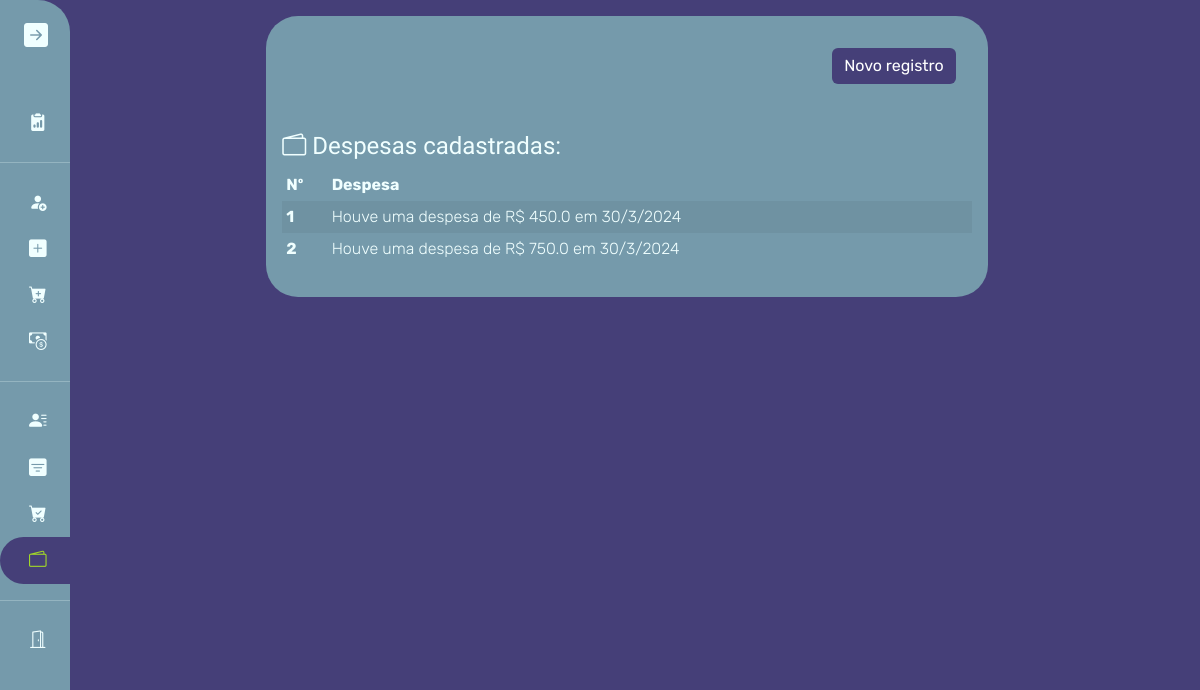
Before: /visualizar-despesas/ (signed in) with the older database file.
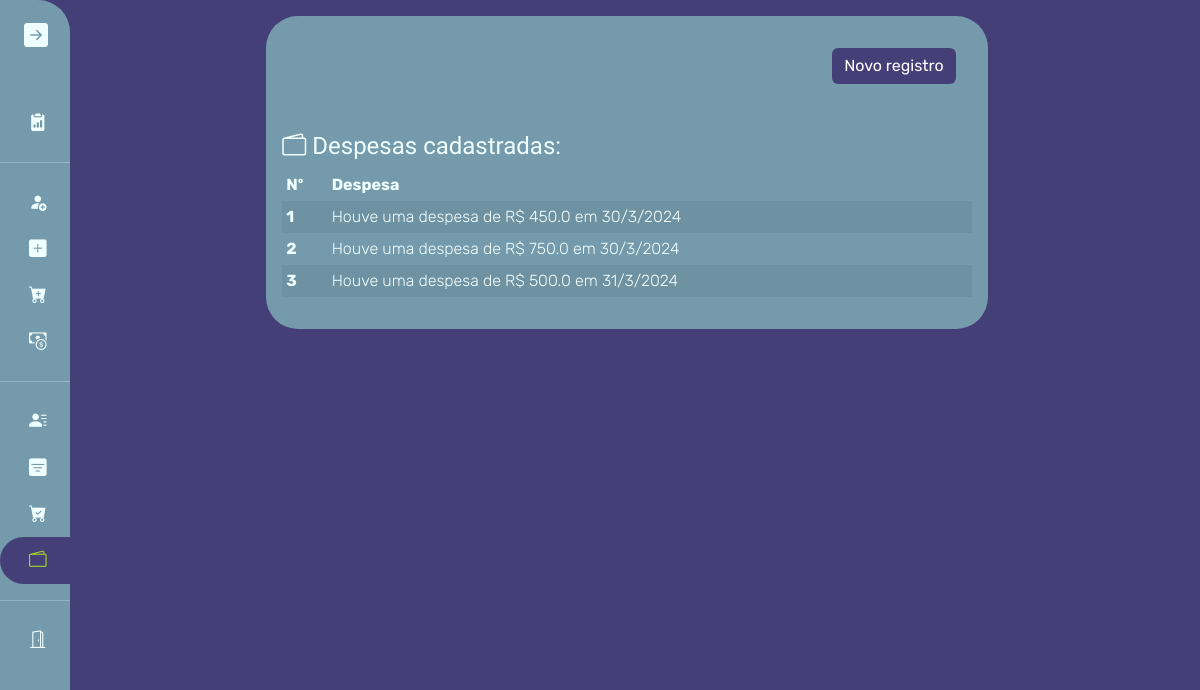
After: the same page with the newer database file.
### Central/models.py (models this page shows)
class Despesa(models.Model):
    valor = models.FloatField()
    data = models.DateTimeField(default=datetime.now())
    def __str__(self):
        return f'Houve uma despesa de R$ {self.valor} em {f"{self.data.day}/{self.data.month}/{self.data.year}"}'

### VisualizacoesBD/views.py (the view)
# urls.py: path('visualizar-despesas/', visual_despesas_view, name='VisualDespesas'),
@login_required
def visual_despesas_view(request):
    despesas = Despesa.objects.all()
    dict_despesas = {}
    cont = 1
    for despesa in despesas:
        dict_despesas[cont] = despesa
        cont += 1
    return render(request, 'VisualizacoesBD/visual-despesas.html', {'dados': dict_despesas})

### VisualizacoesBD/templates/VisualizacoesBD/visual-despesas.html (shortened to what this page needs)
{% extends 'Bases/base-visuals.html' %}
{% load static %}
{% block url_regist %}{% url 'RegistDespesa' %}{% endblock %}
{% block cabecalho_table %}
    <i class="bi bi-wallet2"></i>
    Despesas cadastradas:
{% endblock %}
{% block colunas %}
    <th scope="col">Nº</th>
    <th scope="col">Despesa</th>
{% endblock %}
{% block tratam_dados %}
    <th scope="row">{{ n }}</th>
    <td>{{ dado }}</td>
{% endblock %}

### templates/Bases/base-visuals.html
{% extends 'Bases/menu-lateral.html' %}
{% load static %}
{% block meus_estilos %}
    <link rel="stylesheet" href="{% static 'css/Bases/base-visuals.css' %}">
{% endblock %}
{% block conteudo %}
    <div class="container-fluid">
        <div class="row">
            <div class="col-12 col-lg-8 mx-auto fundo p-3 d-flex flex-column">
                <a href="{% block url_regist %}{% endblock %}" class="btn btn-primary align-self-end me-3 mt-3">Novo registro</a>
                <p class="h4 mt-5 comforta">{% block cabecalho_table %}{% endblock %}</p>
                <table class="table table-sm table-striped table-hover">
                    <thead>
                        <tr>
                            {% block colunas %}{% endblock %}
                        </tr>
                    </thead>
                    <tbody>
                        {% for n, dado in dados.items %}
                            <tr>
                                {% block tratam_dados %}{% endblock %}
                            </tr>
                        {% endfor %}
                    </tbody>
                </table>
            </div>
        </div>
    </div>
{% endblock %}

Changed rows visible on the page:
added Despesa: id "3", valor+data "Houve uma despesa de R$ 500.0 em 31/3/2024"
